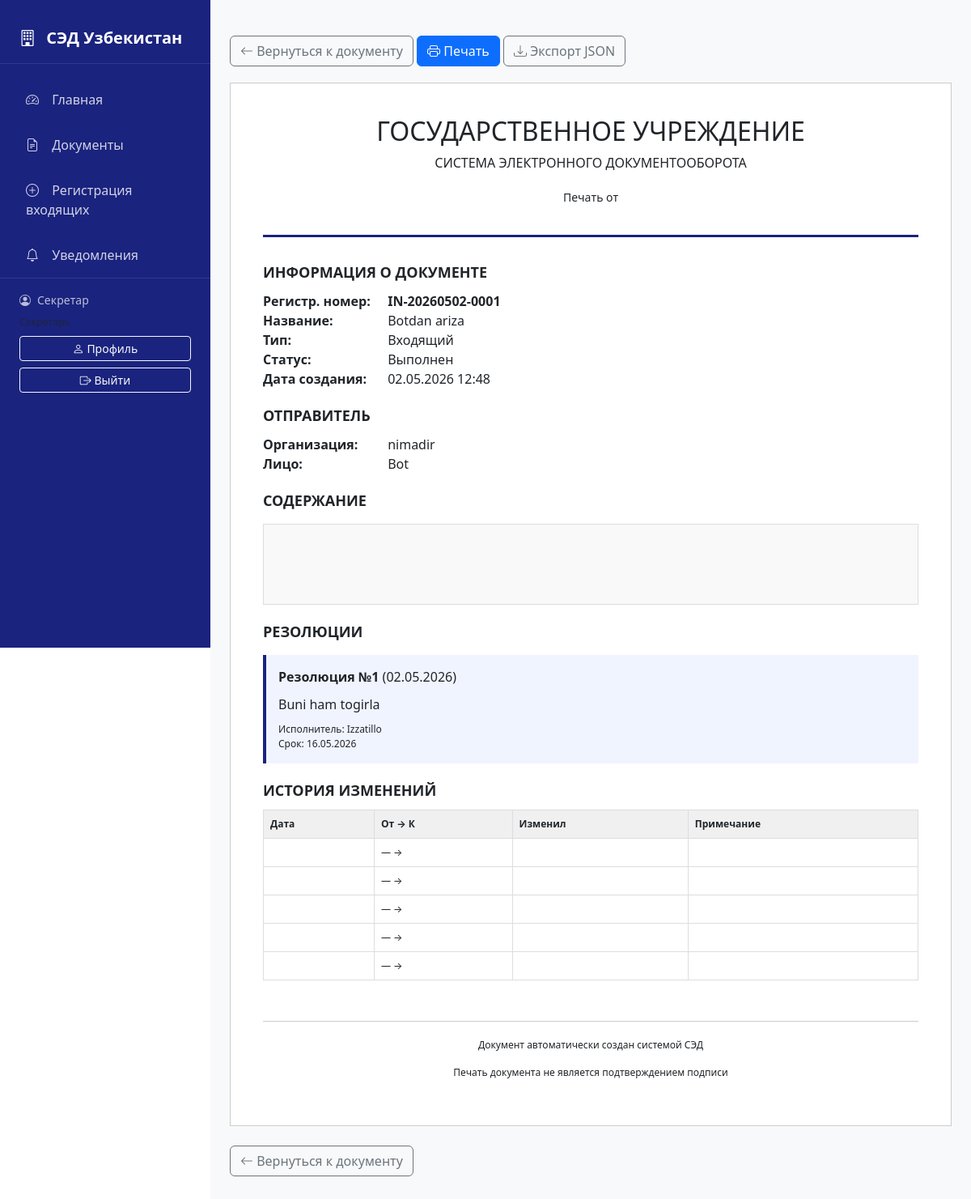
The page /documents/16/print/ (signed in) on the database its author committed.
### documents/models.py (models this page shows, shortened)
class User(AbstractUser):
    ROLE_CHOICES = [
        ('citizen', 'Гражданин'),
        ('secretary', 'Секретарь'),
        ('head', 'Руководитель'),
        ('executor', 'Исполнитель'),
        ('admin', 'Администратор'),
    ]
    role = models.CharField(max_length=20, choices=ROLE_CHOICES, default='citizen')
    full_name = models.CharField(max_length=255, blank=True)
    phone = models.CharField(max_length=20, blank=True)
    department = models.ForeignKey(
        'Department',
        on_delete=models.SET_NULL,
        null=True,
        blank=True,
        related_name='users'
    )
    class Meta:
        verbose_name = 'Пользователь'
        verbose_name_plural = 'Пользователи'
    def is_head(self):
        return self.role == 'head'
    def is_secretary(self):
        return self.role == 'secretary'
    def is_executor(self):
        return self.role == 'executor'
    def is_admin(self):
        return self.role == 'admin'
    def is_citizen(self):
        return self.role == 'citizen'

class Document(models.Model):
    DOC_TYPE_CHOICES = [
        ('IN', 'Входящий'),
        ('OUT', 'Исходящий'),
        ('INT', 'Внутренний'),
        ('APP', 'Обращение гражданина'),
    ]
    STATUS_CHOICES = [
        ('DRAFT', 'Черновик'),
        ('REGISTERED', 'Зарегистрирован'),
        ('SENT', 'Отправлен'),
        ('RECEIVED', 'Принят'),
        ('RESOLUTION', 'На резолюции'),
        ('IN_PROGRESS', 'В работе'),
        ('DONE', 'Выполнен'),
        ('OVERDUE', 'Просрочен'),
    ]
    reg_number = models.CharField(max_length=50, unique=True, blank=True)
    title = models.CharField(max_length=500)
    doc_type = models.CharField(max_length=10, choices=DOC_TYPE_CHOICES)
    content = models.TextField(blank=True)
    file = models.FileField(upload_to='documents/%Y/%m/', blank=True, null=True)
    status = models.CharField(max_length=20, choices=STATUS_CHOICES, default='DRAFT')
    created_at = models.DateTimeField(auto_now_add=True)
    updated_at = models.DateTimeField(auto_now=True)
    deadline = models.DateField(null=True, blank=True)
    author = models.ForeignKey(
        User,
        on_delete=models.SET_NULL,
        null=True,
        related_name='authored_documents'
    )
    assigned_to = models.ForeignKey(
        User,
        on_delete=models.SET_NULL,
        null=True,
        blank=True,
        related_name='assigned_documents'
    )
    sender_org = models.CharField(max_length=255, blank=True)
    sender_person = models.CharField(max_length=255, blank=True)
    destination_org = models.CharField(max_length=255, blank=True, help_text='Государственное учреждение-получатель')
    destination_department = models.ForeignKey(
        'Department',
        on_delete=models.SET_NULL,
        null=True,
        blank=True,
        related_name='received_documents',
        help_text='Отдел-получатель'
    )
    destination_person = models.ForeignKey(
        User,
        on_delete=models.SET_NULL,
        null=True,
        blank=True,
        related_name='received_appeals',
        help_text='Лицо, ответственное за обработку'
    )
    ACCEPTANCE_STATUS_CHOICES = [
        ('pending', 'В ожидании'),
        ('accepted', 'Принято'),
        ('rejected', 'Отклонено'),
    ]
    acceptance_status = models.CharField(
        max_length=20,
        choices=ACCEPTANCE_STATUS_CHOICES,
        default='pending',
        help_text='Статус приема входящего документа'
    )
    accepted_by = models.ForeignKey(
        User,
        on_delete=models.SET_NULL,
        null=True,
        blank=True,
        related_name='accepted_documents',
        help_text='Пользователь, принявший документ'
    )
    accepted_at = models.DateTimeField(null=True, blank=True)
    rejection_reason = models.TextField(blank=True, help_text='Причина отклонения документа')
    class Meta:
        verbose_name = 'Документ'
        verbose_name_plural = 'Документы'
        ordering = ['-created_at']

class Resolution(models.Model):
    document = models.ForeignKey(
        Document,
        on_delete=models.CASCADE,
        related_name='resolutions'
    )
    author = models.ForeignKey(
        User,
        on_delete=models.SET_NULL,
        null=True,
        related_name='created_resolutions'
    )
    executor = models.ForeignKey(
        User,
        on_delete=models.SET_NULL,
        null=True,
        blank=True,
        related_name='assigned_resolutions'
    )
    text = models.TextField()
    due_date = models.DateField(null=True, blank=True)
    created_at = models.DateTimeField(auto_now_add=True)
    is_completed = models.BooleanField(default=False)
    completion_note = models.TextField(blank=True)
    completed_at = models.DateTimeField(null=True, blank=True)
    is_signed = models.BooleanField(default=False, help_text='Документ подписан ЭЦП')
    signed_by = models.ForeignKey(
        User,
        on_delete=models.SET_NULL,
        null=True,
        blank=True,
        related_name='signed_resolutions',
        help_text='Лицо, подписавшее документ'
    )
    signed_at = models.DateTimeField(null=True, blank=True)
    signature_data = models.TextField(blank=True, help_text='Данные цифровой подписи')
    class Meta:
        verbose_name = 'Резолюция'
        verbose_name_plural = 'Резолюции'
        ordering = ['-created_at']

class DocumentHistory(models.Model):
    ACTION_CHOICES = [
        ('CREATED', 'Создан'),
        ('REGISTERED', 'Зарегистрирован'),
        ('SENT', 'Отправлен'),
        ('RECEIVED', 'Получен'),
        ('ACCEPTED', 'Принят'),
        ('REJECTED', 'Отклонен'),
        ('IN_PROGRESS', 'В работе'),
        ('DONE', 'Завершен'),
    ]
    document = models.ForeignKey(
        Document,
        on_delete=models.CASCADE,
        related_name='history'
    )
    action = models.CharField(max_length=20, choices=ACTION_CHOICES, default='CREATED')
    performed_by = models.ForeignKey(
        User,
        on_delete=models.SET_NULL,
        null=True,
        blank=True,
        related_name='performed_actions'
    )
    notes = models.TextField(blank=True)
    created_at = models.DateTimeField(auto_now_add=True)
    class Meta:
        verbose_name = 'История документа'
        verbose_name_plural = 'История документов'
        ordering = ['-created_at']

### documents/views.py (the view)
# urls.py: path('documents/<int:pk>/print/', views.document_print, name='document_print'),
@login_required
def document_print(request, pk):
    document = get_object_or_404(Document, pk=pk)
    resolutions = document.resolutions.all()
    history = document.history.all()
    context = {
        'document': document,
        'resolutions': resolutions,
        'history': history,
        'print_mode': True,
    }
    return render(request, 'documents/document_print.html', context)

### documents/context_processors.py (called while the page is built)
def notifications(request):
    if request.user.is_authenticated:
        unread = Notification.objects.filter(user=request.user, is_read=False)
        return {
            'notifications': unread,
            'unread_count': unread.count()
        }
    return {
        'notifications': [],
        'unread_count': 0
    }

### templates/documents/document_print.html (shortened to what this page needs)
{% extends 'base.html' %}
{% block content %}
<div class="no-print">
    <a href="{% url 'document_detail' document.pk %}" class="btn btn-outline-secondary">
        <i class="bi bi-arrow-left"></i> Вернуться к документу
    </a>
    <button onclick="window.print()" class="btn btn-primary">
        <i class="bi bi-printer"></i> Печать
    </button>
    <a href="{% url 'export_document_json' document.pk %}" class="btn btn-outline-secondary">
        <i class="bi bi-download"></i> Экспорт JSON
    </a>
</div>
<div class="print-container">
    <div class="print-header">
        <h2>ГОСУДАРСТВЕННОЕ УЧРЕЖДЕНИЕ</h2>
        <p>СИСТЕМА ЭЛЕКТРОННОГО ДОКУМЕНТООБОРОТА</p>
        <p style="margin-top: 20px; font-size: 14px;">Печать от {{ now|date:"d.m.Y H:i" }}</p>
    </div>
    <div class="print-section">
        <div class="print-title">ИНФОРМАЦИЯ О ДОКУМЕНТЕ</div>
        <div>
            <span class="print-label">Регистр. номер:</span>
            <span class="print-value"><strong>{{ document.reg_number }}</strong></span>
        </div>
        <div>
            <span class="print-label">Название:</span>
            <span class="print-value">{{ document.title }}</span>
        </div>
        <div>
            <span class="print-label">Тип:</span>
            <span class="print-value">{{ document.get_doc_type_display }}</span>
        </div>
        <div>
            <span class="print-label">Статус:</span>
            <span class="print-value">{{ document.get_status_display }}</span>
        </div>
        <div>
            <span class="print-label">Дата создания:</span>
            <span class="print-value">{{ document.created_at|date:"d.m.Y H:i" }}</span>
        </div>
    </div>
    {% if document.sender_org or document.sender_person %}
    <div class="print-section">
        <div class="print-title">ОТПРАВИТЕЛЬ</div>
        {% if document.sender_org %}
        <div>
            <span class="print-label">Организация:</span>
            <span class="print-value">{{ document.sender_org }}</span>
        </div>
        {% endif %}
        {% if document.sender_person %}
        <div>
            <span class="print-label">Лицо:</span>
            <span class="print-value">{{ document.sender_person }}</span>
        </div>
        {% endif %}
    </div>
    {% endif %}
    <div class="print-section">
        <div class="print-title">СОДЕРЖАНИЕ</div>
        <div class="content-box">
        </div>
    </div>
    {% if resolutions %}
    <div class="print-section">
        <div class="print-title">РЕЗОЛЮЦИИ</div>
        {% for resolution in resolutions %}
        <div class="resolution-box">
            <strong>Резолюция №{{ forloop.counter }}</strong> ({{ resolution.created_at|date:"d.m.Y" }})
            <div style="margin-top: 10px;">{{ resolution.text }}</div>
            <div style="margin-top: 10px; font-size: 12px;">
                <span>Исполнитель: {{ resolution.executor.full_name }}</span><br>
                <span>Срок: {% if resolution.due_date %}{{ resolution.due_date|date:"d.m.Y" }}{% else %}—{% endif %}</span>
            </div>
        </div>
        {% endfor %}
    </div>
    {% endif %}
    {% if history %}
    <div class="print-section">
        <div class="print-title">ИСТОРИЯ ИЗМЕНЕНИЙ</div>
        <table style="width: 100%; font-size: 12px; border-collapse: collapse;">
            <tr style="background: #f0f0f0;">
                <th style="border: 1px solid #ddd; padding: 8px;">Дата</th>
                <th style="border: 1px solid #ddd; padding: 8px;">От → К</th>
                <th style="border: 1px solid #ddd; padding: 8px;">Изменил</th>
                <th style="border: 1px solid #ddd; padding: 8px;">Примечание</th>
            </tr>
            {% for item in history %}
            <tr>
                <td style="border: 1px solid #ddd; padding: 8px;">{{ item.changed_at|date:"d.m.Y H:i" }}</td>
                <td style="border: 1px solid #ddd; padding: 8px;">{{ item.old_status|default:"—" }} → {{ item.new_status }}</td>
                <td style="border: 1px solid #ddd; padding: 8px;">{{ item.changed_by.full_name }}</td>
                <td style="border: 1px solid #ddd; padding: 8px;">{{ item.note }}</td>
            </tr>
            {% endfor %}
        </table>
    </div>
    {% endif %}
    <div style="margin-top: 50px; text-align: center; font-size: 12px; border-top: 1px solid #ccc; padding-top: 20px;">
        <p>Документ автоматически создан системой СЭД</p>
        <p>Печать документа не является подтверждением подписи</p>
    </div>
</div>
<div class="no-print mt-4 mb-4">
    <a href="{% url 'document_detail' document.pk %}" class="btn btn-outline-secondary">
        <i class="bi bi-arrow-left"></i> Вернуться к документу
    </a>
</div>
{% endblock %}

### templates/base.html (shortened to what this page needs)
<!doctype html>
<html lang="uz">
  <head>
    <link
      href="https://cdn.jsdelivr.net/npm/bootstrap@5.3.0/dist/css/bootstrap.min.css"
      rel="stylesheet"
    />
    <link
      rel="stylesheet"
      href="https://cdn.jsdelivr.net/npm/bootstrap-icons@1.11.0/font/bootstrap-icons.css"
    />
  </head>
  <body>
    <nav class="sidebar">
      <div class="brand">
        <i class="bi bi-building"></i>
        СЭД Узбекистан
      </div>
      <ul class="nav flex-column">
        <li class="nav-item">
          <a class="nav-link" href="{% url 'dashboard' %}">
            <i class="bi bi-speedometer2"></i> Главная
          </a>
        </li>
        {% if user.is_authenticated %}
        {% if user.is_secretary or user.is_head or user.is_admin %}
        <li class="nav-item">
          <a class="nav-link" href="{% url 'document_list' %}">
            <i class="bi bi-file-earmark-text"></i> Документы
          </a>
        </li>
        {% endif %}
        {% if user.is_secretary %}
        <li class="nav-item">
          <a class="nav-link" href="{% url 'register_incoming' %}">
            <i class="bi bi-plus-circle"></i> Регистрация входящих
          </a>
        </li>
        {% endif %}
        <li class="nav-item">
          <a class="nav-link" href="{% url 'notifications' %}">
            <i class="bi bi-bell"></i> Уведомления
          </a>
        </li>
        {% endif %}
      </ul>
      {% if user.is_authenticated %}
      <div class="user-info">
        <div class="d-flex align-items-center mb-2">
          <i class="bi bi-person-circle me-2"></i>
          <span>{{ user.username }}</span>
        </div>
        <div class="small text-muted mb-2">{{ user.get_role_display }}</div>
        <div class="d-grid gap-2">
          <a href="{% url 'user_profile' %}" class="btn btn-sm btn-outline-light">
            <i class="bi bi-person"></i> Профиль
          </a>
          <a href="{% url 'logout' %}" class="btn btn-sm btn-outline-light">
            <i class="bi bi-box-arrow-right"></i> Выйти
          </a>
        </div>
      </div>
      {% endif %}
    </nav>
    <main class="main-content">
      {% block content %}{% endblock %}
    </main>
  </body>
</html>

### templates/base.html (style rules this page uses)
:root { --sidebar-width: 260px; }
body { min-height: 100vh; }
.sidebar { width: var(--sidebar-width); min-height: 100vh; background: #1a237e; position: fixed; left: 0; top: 0; padding-top: 1rem; }
.sidebar .nav-link { color: rgba(255, 255, 255, 0.8); padding: 0.75rem 1.25rem; border-radius: 0.5rem; margin: 0.25rem 0.75rem; transition: all 0.2s; position: relative; }
.sidebar .nav-link i { margin-right: 0.75rem; width: 1.25rem; text-align: center; }
.main-content { margin-left: var(--sidebar-width); padding: 1.5rem; min-height: 100vh; background: #f8f9fa; }
.brand { color: #fff; font-size: 1.25rem; font-weight: 600; padding: 1rem 1.5rem; border-bottom: 1px solid rgba(255, 255, 255, 0.1); margin-bottom: 1rem; }
.brand i { margin-right: 0.5rem; }
.user-info { padding: 1rem 1.5rem; border-top: 1px solid rgba(255, 255, 255, 0.1); color: rgba(255, 255, 255, 0.7); font-size: 0.875rem; }

### templates/documents/document_print.html (style rules this page uses)
.print-container { background: white; padding: 40px; max-width: 900px; margin: 0 auto; border: 1px solid #ccc; }
.print-header { text-align: center; border-bottom: 3px solid #1a237e; padding-bottom: 20px; margin-bottom: 30px; }
.print-title { font-size: 18px; font-weight: bold; margin: 20px 0 10px 0; }
.print-section { margin: 20px 0; }
.print-label { font-weight: bold; display: inline-block; width: 150px; }
.print-value { display: inline-block; flex: 1; }
.content-box { border: 1px solid #ddd; padding: 15px; margin: 15px 0; background: #f9f9f9; min-height: 100px; }
.resolution-box { border-left: 4px solid #1a237e; padding: 15px; margin: 15px 0; background: #f0f4ff; }
.no-print { margin: 20px 0; }

### rows shown on the page
User: username "Секретар"
Document: reg_number "IN-20260502-0001", title "Botdan ariza", doc_type "Входящий", status "Выполнен", created_at "02.05.2026 12:48", sender_org "nimadir", sender_person "Bot"
Resolution: created_at "02.05.2026", text "Buni ham togirla", executor.full_name "Izzatillo", due_date "16.05.2026"
DocumentHistory: old_status "—"
DocumentHistory: old_status "—"
DocumentHistory: old_status "—"
DocumentHistory: old_status "—"
DocumentHistory: old_status "—"
